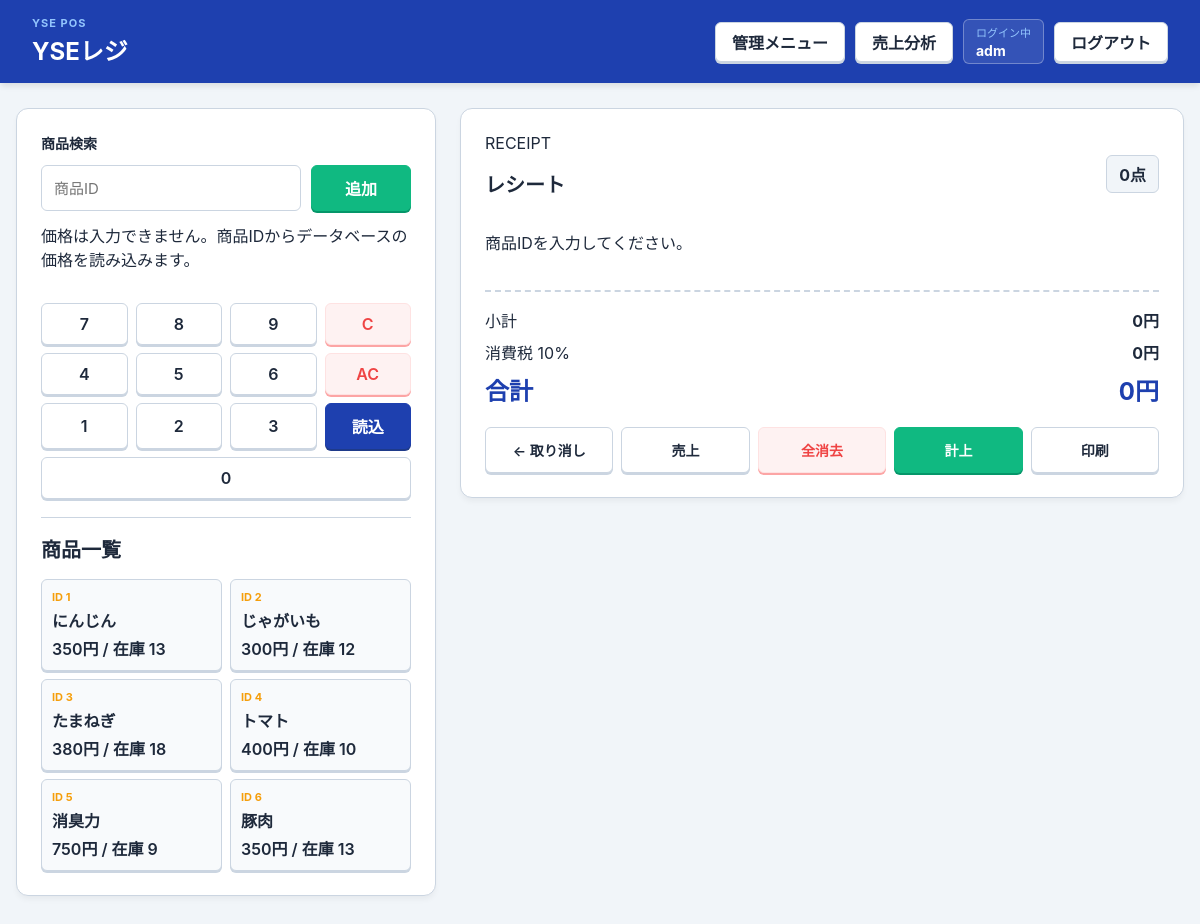
The page /index.php?tab_login=1 (signed in) on the database its author committed.
### tables this page shows
CREATE TABLE `items` (
  `id` int(11) NOT NULL,
  `name` text NOT NULL,
  `price` int(11) NOT NULL,
  `stock` int(11) NOT NULL
);

CREATE TABLE `settings` (
  `key` varchar(50) NOT NULL,
  `value` varchar(255) NOT NULL
);

### funcs/functions.php (called while the page is built, shortened)
<?php
function h($value)
{
    return htmlspecialchars((string)$value, ENT_QUOTES, 'UTF-8');
}
function yen($value)
{
    return number_format((int)$value) . '円';
}
function cartSubtotal(array $cart)
{
    $subtotal = 0;
    return $subtotal;
}
function cartCount(array $cart)
{
    $count = 0;
    return $count;
}
?>

### db.php (called while the page is built, shortened)
<?php
function getTaxRate(PDO $pdo)
{
    $stmt = $pdo->prepare("SELECT `value` FROM settings WHERE `key` = 'tax_rate'");
    $stmt->execute();
    $rate = $stmt->fetchColumn();
    return max(0, min(100, (float)$rate));
}

### index.php (the view, shortened to what this page needs)
<?php
require_once 'db.php';
require_once 'funcs/functions.php';
$cart = $_SESSION['cart'] ?? [];
$lastReceipt = $_SESSION['last_receipt'] ?? null;
$items = [];
$taxRate = 10.0;
try {
    $pdo = getPdo();
    $taxRate = getTaxRate($pdo);
    $items = $pdo->query('SELECT id, name, price, stock FROM items ORDER BY id')->fetchAll();
} catch (PDOException $e) {
    $dbError = 'データベースに接続できません。XAMPPのMySQLを確認してください。';
    error_log('画面表示エラー: ' . $e->getMessage());
}
$subtotal = cartSubtotal($cart);
$taxAmount = (int)floor($subtotal * ($taxRate / 100));
$total = $subtotal + $taxAmount;
$showLastReceipt = !$cart && $lastReceipt && (($_GET['show_last_receipt'] ?? '') === '1');
$receiptRows = $showLastReceipt ? ($lastReceipt['cart'] ?? []) : $cart;
$displaySubtotal = $showLastReceipt ? (int)$lastReceipt['subtotal'] : $subtotal;
$displayTaxRate = $showLastReceipt ? (float)$lastReceipt['tax_rate'] : $taxRate;
$displayTotal = $showLastReceipt ? (int)$lastReceipt['total'] : $total;
$displayTaxAmount = max(0, $displayTotal - $displaySubtotal);
$displayItemCount = cartCount($receiptRows);
?>
<!DOCTYPE html>
<html lang="ja">
<head>
    <link rel="stylesheet" href="style.css">
</head>
<body class="pos-page">
    <header class="app-header">
        <div>
            <p class="eyebrow">YSE POS</p>
            <h1>YSEレジ</h1>
        </div>
        <nav class="top-actions">
            <?php if ((int)($_SESSION['role'] ?? 0) === 1): ?>
                <a href="admin_menu/admin_menu.php">管理メニュー</a>
                <a href="sales_view.php">売上分析</a>
            <?php endif; ?>
            <div class="user-status">
                <span>ログイン中</span>
                <strong><?= h($_SESSION['login_user_id'] ?? '未ログイン') ?></strong>
            </div>
            <a href="login.php?logout=1">ログアウト</a>
        </nav>
    </header>
    <main class="pos-layout">
        <section class="register-panel">
            <form method="post" action="process.php" class="scan-form" id="scanForm">
                <label for="item_id">商品検索</label>
                <div class="scan-row">
                    <input
                        type="text"
                        inputmode="numeric"
                        pattern="[0-9]*"
                        name="item_id"
                        id="item_id"
                        placeholder="商品ID"
                        autocomplete="off"
                        autofocus
                    >
                    <button type="submit" class="primary-btn">追加</button>
                </div>
                <p class="hint">価格は入力できません。商品IDからデータベースの価格を読み込みます。</p>
            </form>
            <div class="keypad product-keypad" aria-label="商品ID入力キー">
                <button type="button" onclick="addDigit('7')">7</button>
                <button type="button" onclick="addDigit('8')">8</button>
                <button type="button" onclick="addDigit('9')">9</button>
                <button type="button" class="danger-soft" onclick="deleteDigit()">C</button>
                <button type="button" onclick="addDigit('4')">4</button>
                <button type="button" onclick="addDigit('5')">5</button>
                <button type="button" onclick="addDigit('6')">6</button>
                <button type="button" class="danger-soft" onclick="clearInput()">AC</button>
                <button type="button" onclick="addDigit('1')">1</button>
                <button type="button" onclick="addDigit('2')">2</button>
                <button type="button" onclick="addDigit('3')">3</button>
                <button type="button" class="accent-btn" onclick="submitScan()">読込</button>
                <button type="button" class="span-4" onclick="addDigit('0')">0</button>
            </div>
            <div class="catalog">
                <h2>商品一覧</h2>
                <div class="item-grid">
                    <?php foreach ($items as $item): ?>
                        <form method="post" action="process.php" class="item-tile">
                            <button type="submit">
                                <span class="item-id">ID <?= h($item['id']) ?></span>
                                <strong><?= h($item['name']) ?></strong>
                                <span><?= yen($item['price']) ?> / 在庫 <?= h($item['stock']) ?></span>
                            </button>
                        </form>
                    <?php endforeach; ?>
                </div>
            </div>
        </section>
        <section class="receipt-panel">
            <div class="receipt-head">
                <div>
                    <p class="eyebrow">RECEIPT</p>
                    <h2><?= $showLastReceipt ? '直近のレシート' : 'レシート' ?></h2>
                </div>
                <span class="count-badge"><?= h($displayItemCount) ?>点</span>
            </div>
            <div class="receipt-lines" id="printArea">
                <?php if (!$receiptRows): ?>
                    <p class="empty">商品IDを入力してください。</p>
                <?php endif; ?>
            </div>
            <div class="totals">
                <div><span>小計</span><strong><?= yen($displaySubtotal) ?></strong></div>
                <div><span>消費税 <?= h(rtrim(rtrim(number_format($displayTaxRate, 2), '0'), '.')) ?>%</span><strong><?= yen($displayTaxAmount) ?></strong></div>
                <div class="grand-total"><span>合計</span><strong><?= yen($displayTotal) ?></strong></div>
            </div>
            <div class="receipt-actions">
                <form method="post" action="process.php">
                    <button type="submit" name="action" value="undo">← 取り消し</button>
                </form>
                <form method="post" action="process.php">
                    <button type="submit" name="action" value="sales_total">売上</button>
                </form>
                <form method="post" action="process.php">
                    <button type="submit" name="action" value="clear_cart" class="danger-soft">全消去</button>
                </form>
                <form method="post" action="process.php">
                    <button type="submit" name="action" value="checkout" class="primary-btn">計上</button>
                </form>
                <button type="button" onclick="window.print()">印刷</button>
            </div>
        </section>
    </main>
</body>
</html>

### rows shown on the page
items: id "1", name "にんじん", price "350円", stock "13"
items: id "2", name "じゃがいも", price "300円", stock "12"
items: id "3", name "たまねぎ", price "380円", stock "18"
items: id "4", name "トマト", price "400円", stock "10"
items: id "5", name "消臭力", price "750円", stock "9"
items: id "6", name "豚肉", price "350円", stock "13"
settings: value "10", value "0円"

### other values the page prints
$_SESSION['login_user_id'] "adm"
$displayItemCount "0"
yen($displaySubtotal) "0円"
